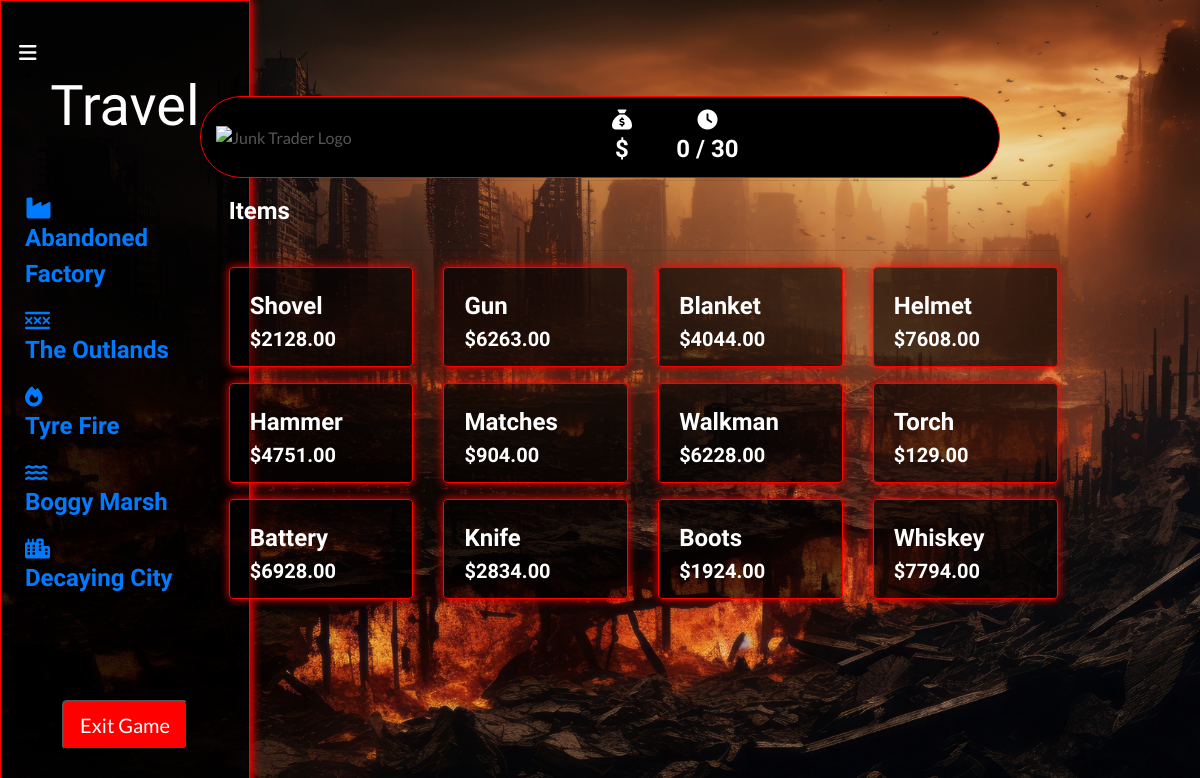
Before: /collectables/ with the older database file.
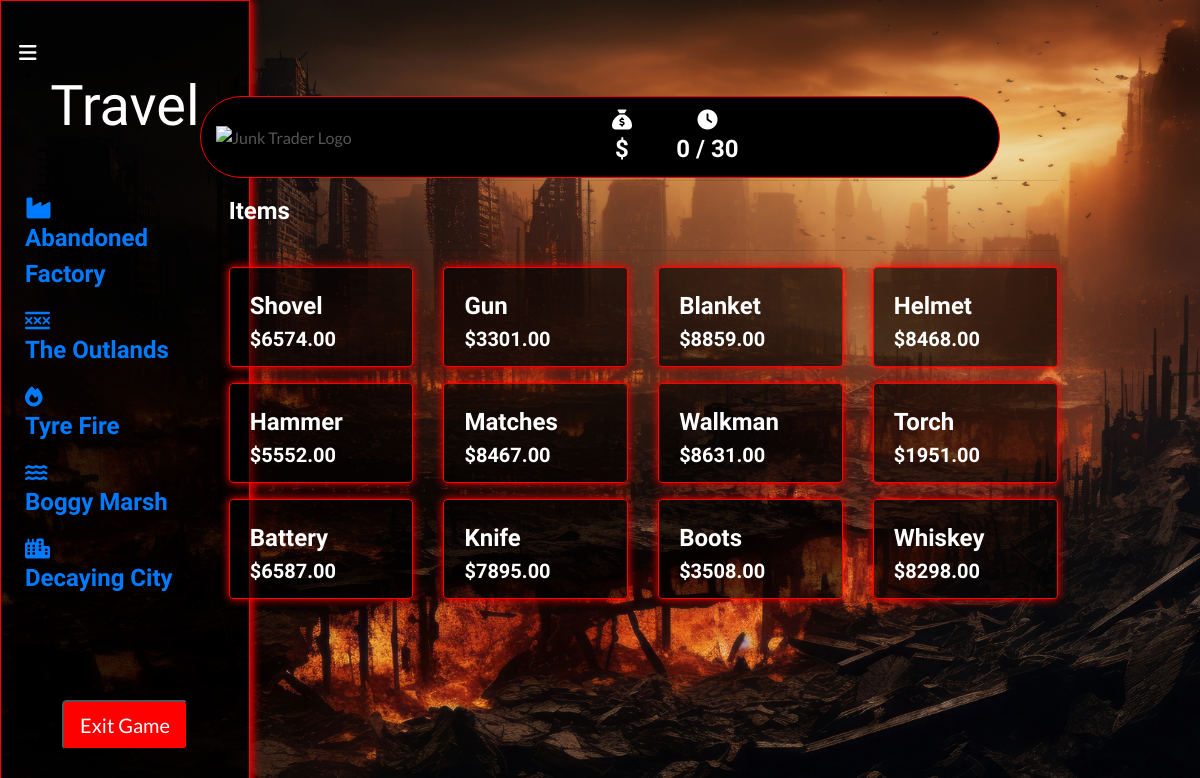
After: the same page with the newer database file.
### collectables/models.py (models this page shows, shortened)
class Collectable(models.Model):
    name = models.CharField(max_length=254)
    description = models.TextField()
    price = models.DecimalField(max_digits=6, decimal_places=2)
    previous_price = models.DecimalField(max_digits=10, decimal_places=2, default=0)
    image_url = models.URLField(max_length=1024, null=True, blank=True)
    image = models.ImageField(null=True, blank=True)
    glb_file = models.FileField(upload_to='glb_files/', null=True, blank=True)

### collectables/views.py (the view)
# urls.py: path('', views.all_collectables, name='collectables'),
def all_collectables(request):
    collectables = Collectable.objects.all()
    context = {
        'collectables': collectables,
    }
    return render(request, 'collectables/collectables.html', context)

### backpack/contexts.py (called while the page is built, shortened)
def backpack_contents(request):
    backpack_items = []
    total = 0
    total_quantity = 0
    collectable_count = 0
    backpack = request.session.get('backpack', {})
    grand_total = total
    context = {
        'backpack_items': backpack_items,
        'total': total,
        'total_quantity': total_quantity,
        'collectable_count': collectable_count,
        'grand_total': grand_total,
    }
    return context

def total_amount(request):
    total_amount = [0]
    return {'total_amount': total_amount}

def days_played(request):
    return {'days_played': request.session.get('days_played', 0)}

### collectables/templates/collectables/collectables.html (shortened to what this page needs)
{% extends "base.html" %}
{% load static %}
{% block page_header %}
    <div class="container header-container">
    </div>
{% endblock %}
{% block content %}
<div class="container-fluid">
    <div class="row">
        <div class="col-md-3">
            <div class="fixed-panel">
                {% include 'includes/fixed_panel.html' %}
            </div>
        </div>
    </div>
</div>
<div class="container-fluid content-column">
    <div class="container mb-2 backpack-text content-column">
        <div class="row">
            <div class="col">
                <hr>
                <h2 class="logo-font mb-4">Items</h2>
                <hr>
            </div>
        </div>
        <div class="row">
            {% for collectable in collectables %}
                <div class="col-sm-6 col-md-4 col-lg-4 col-xl-3 mb-3">
                    <div class="card box h-100 border-2 text-white">
                        <div class="card-body pb-0">
                            <p class="mb-0">{{ collectable.name }}</p>
                        </div>
                        <div class="card-footer pt-0 border-0 text-left text-white">
                            <div class="row">
                                <div class="col">
                                    <p class="lead mb-0 text-left font-weight-bold">${{ collectable.price }}</p>
                                </div>
                            </div>
                        </div>
                    </div>
                </div>
            {% endfor %}
        </div>
    </div>
</div>
{% endblock %}

Changed rows visible on the page:
changed Collectable "Shovel": price "2128.00" → "6574.00"
changed Collectable "Gun": price "6263.00" → "3301.00"
changed Collectable "Blanket": price "4044.00" → "8859.00"
changed Collectable "Helmet": price "7608.00" → "8468.00"
changed Collectable "Hammer": price "4751.00" → "5552.00"
changed Collectable "Matches": price "904.00" → "8467.00"
changed Collectable "Walkman": price "6228.00" → "8631.00"
changed Collectable "Torch": price "129.00" → "1951.00"
changed Collectable "Battery": price "6928.00" → "6587.00"
changed Collectable "Knife": price "2834.00" → "7895.00"
changed Collectable "Boots": price "1924.00" → "3508.00"
changed Collectable "Whiskey": price "7794.00" → "8298.00"
